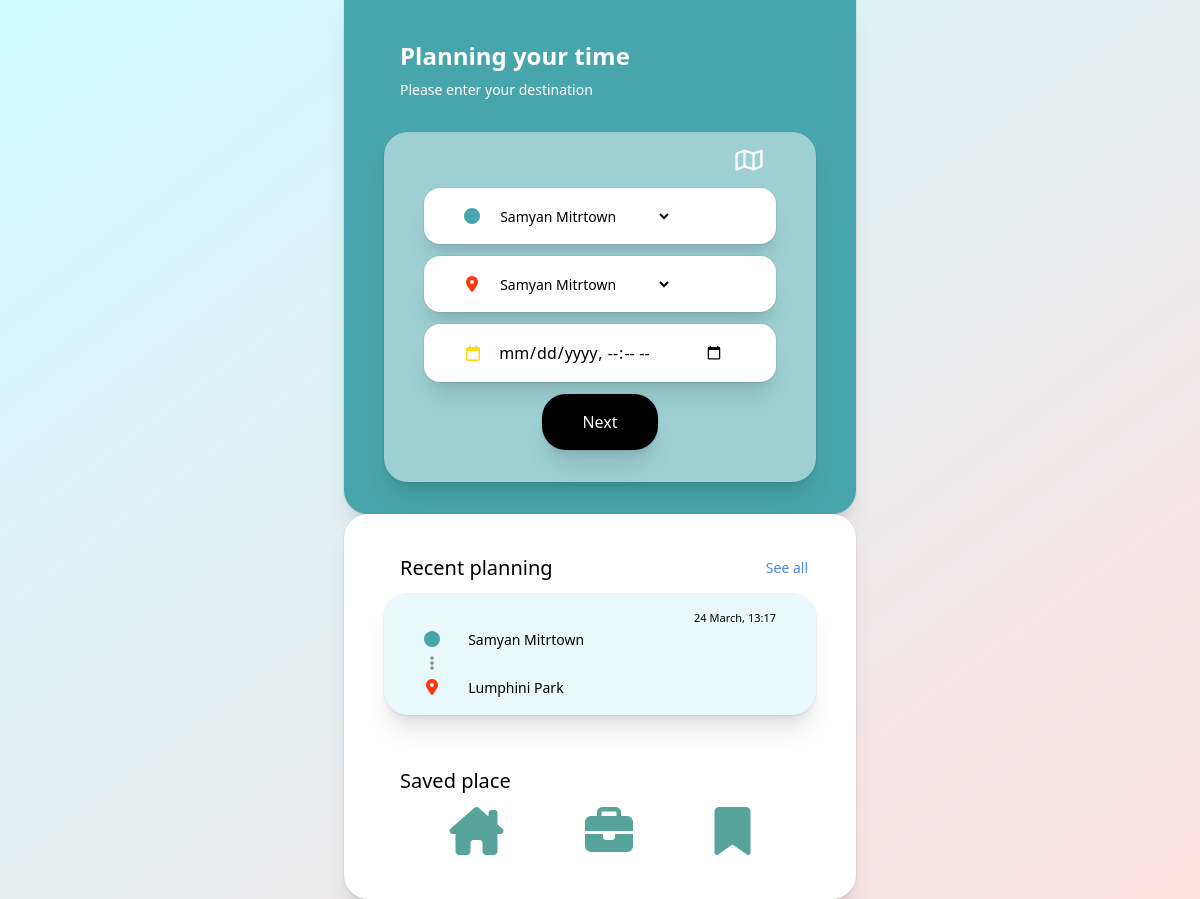
/home/loggedin/1/, run on an earlier commit of the app's database.
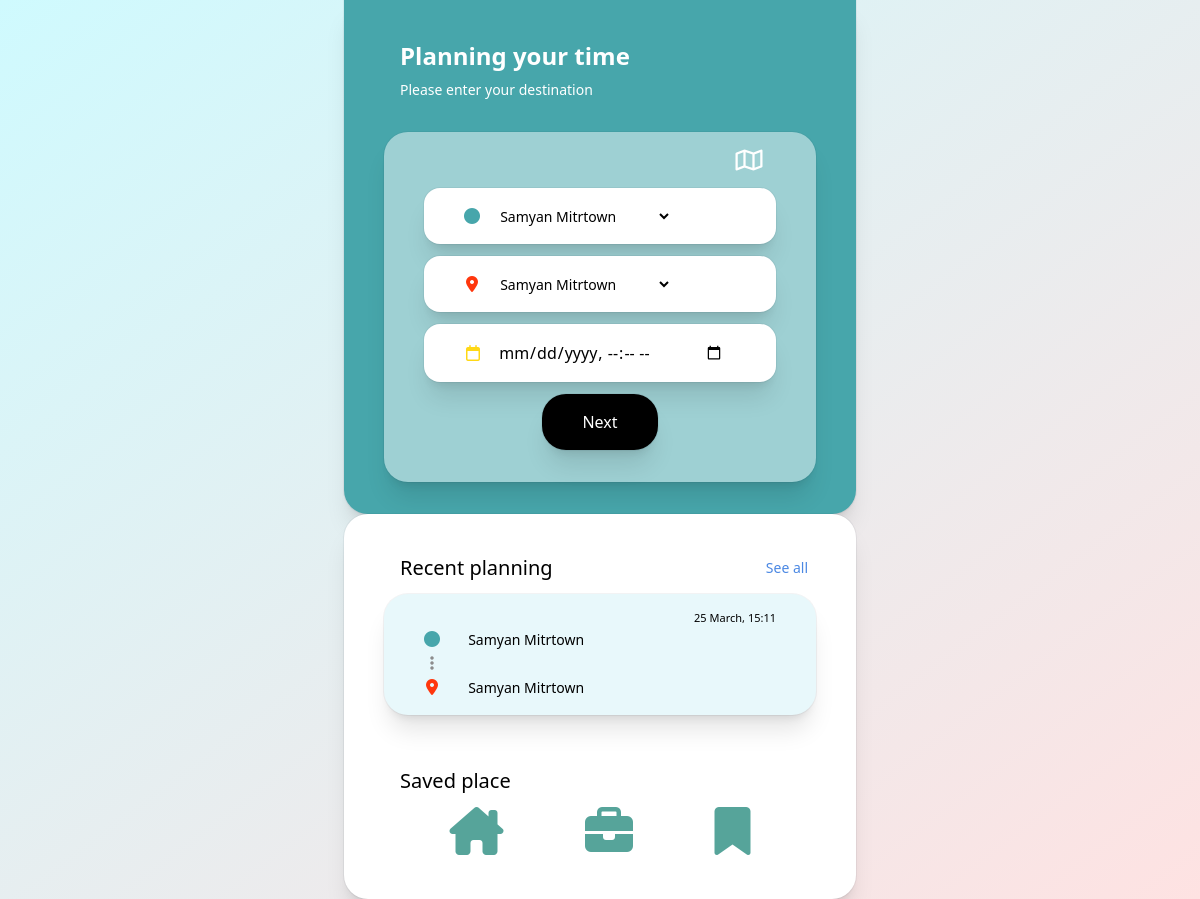
And on a later commit of the database.
### home/models.py (models this page shows)
class Recentplan(models.Model):
    user_id = models.PositiveIntegerField()
    origin_name = models.CharField(max_length=255)
    origin_pos = models.CharField(max_length=255)
    destin_name = models.CharField(max_length=255)
    destin_pos = models.CharField(max_length=255)
    avg_time = models.PositiveIntegerField()
    timestamp = models.DateTimeField()

### home/views.py (the view)
# urls.py: path('loggedin/<int:user_id>/', views.index, name='index_home'),
def index(request, user_id):
    template = loader.get_template('home.html')
    result_exist = Recentplan.objects.filter(user_id=user_id)
    if result_exist.exists():
        data_recent = Recentplan.objects.filter(user_id=user_id).last()
    else:
        data_recent = {'origin_name': 'None', 'destin_name': 'None', 'timestamp': 'None'}
    location_data = location.objects.all().values()
    context = {
        'last_data': data_recent,
        'location_data': location_data
    }
    return HttpResponse(template.render(context, request))

### home/templates/home.html (shortened to what the changed rows need)
<!DOCTYPE html>
<html>
    <head>
        <script src="https://cdn.tailwindcss.com"></script>
    </head>
    <body>
        <div class="bg-gradient-to-br from-cyan-100 to-red-100 min-h-screen">
            <div class="relative bg-white px-6 pt-10 pb-8 shadow-xl ring-1 ring-gray-900/5 sm:mx-auto sm:max-w-lg sm:rounded-3xl sm:px-10 space-y-3">
                <div class="relative bg-[#e8f8fb] px-6 pt-4 pb-4 shadow-xl ring-1 ring-gray-900/5 rounded-2xl sm:mx-auto sm:max-w-lg sm:rounded-3xl sm:px-10">
                    <a>
                        <p class="text-right text-[11px]">
                            {{ last_data.timestamp|date:"j F, H:i" }}
                        </p>
                        <i class="fa-solid fa-circle pr-3 text-[#47a6ab]"></i>
                        <a class="text-sm ml-3">
                            {{ last_data.origin_name }}
                        </a>
                        <br>
                        <i class="fa-solid fa-ellipsis-vertical ml-1.5 text-[#8c8c8c]"></i>
                        <br>
                        <i class="fa-solid fa-location-dot pl-0.5 pr-3.5 text-[#FF370D]"></i>
                        <a class="text-sm ml-3">
                            {{ last_data.destin_name }}
                        </a>
                    </a>
                </div>
            </div>
        </div>
    </body>
</html>

What changed in the data, as far as the page shows it:
no longer on this page (row unchanged): Recentplan: timestamp "24 March, 13:17", origin_name "Samyan Mitrtown", destin_name "Lumphini Park"
added Recentplan: timestamp "25 March, 15:11", origin_name "Samyan Mitrtown", destin_name "Samyan Mitrtown"
